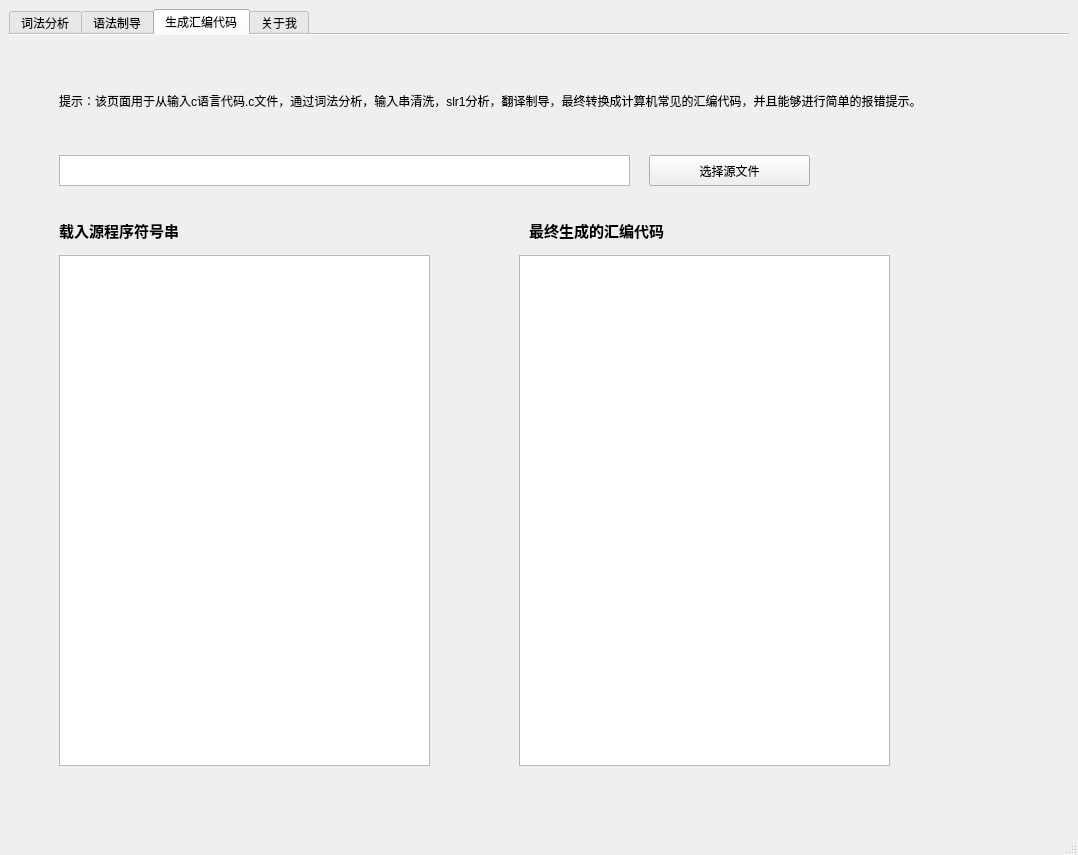
<?xml version="1.0" encoding="UTF-8"?>
<ui version="4.0">
 <class>mainWindow</class>
 <widget class="QMainWindow" name="mainWindow">
  <property name="geometry">
   <rect>
    <x>0</x>
    <y>0</y>
    <width>1078</width>
    <height>855</height>
   </rect>
  </property>
  <property name="windowTitle">
   <string>小型编译器</string>
  </property>
  <widget class="QWidget" name="centralwidget">
   <layout class="QGridLayout" name="gridLayout_4">
    <item row="0" column="0">
     <widget class="QTabWidget" name="tabWidget">
      <property name="layoutDirection">
       <enum>Qt::LeftToRight</enum>
      </property>
      <property name="tabPosition">
       <enum>QTabWidget::North</enum>
      </property>
      <property name="tabShape">
       <enum>QTabWidget::Rounded</enum>
      </property>
      <property name="currentIndex">
       <number>2</number>
      </property>
      <property name="iconSize">
       <size>
        <width>30</width>
        <height>30</height>
       </size>
      </property>
      <property name="elideMode">
       <enum>Qt::ElideMiddle</enum>
      </property>
      <property name="documentMode">
       <bool>true</bool>
      </property>
      <property name="tabsClosable">
       <bool>false</bool>
      </property>
      <property name="movable">
       <bool>false</bool>
      </property>
      <property name="tabBarAutoHide">
       <bool>false</bool>
      </property>
      <widget class="QWidget" name="tab">
       <attribute name="icon">
        <iconset>
         <normaloff>../../../../../chrmoedownload/web_code_48px_1179075_easyicon.net.png</normaloff>../../../../../chrmoedownload/web_code_48px_1179075_easyicon.net.png</iconset>
       </attribute>
       <attribute name="title">
        <string>词法分析</string>
       </attribute>
       <widget class="QTextBrowser" name="tb_analy_res">
        <property name="geometry">
         <rect>
          <x>580</x>
          <y>210</y>
          <width>351</width>
          <height>511</height>
         </rect>
        </property>
        <property name="minimumSize">
         <size>
          <width>0</width>
          <height>0</height>
         </size>
        </property>
       </widget>
       <widget class="QPushButton" name="pb_analy_start">
        <property name="geometry">
         <rect>
          <x>580</x>
          <y>110</y>
          <width>141</width>
          <height>41</height>
         </rect>
        </property>
        <property name="minimumSize">
         <size>
          <width>101</width>
          <height>0</height>
         </size>
        </property>
        <property name="text">
         <string>开始</string>
        </property>
        <property name="icon">
         <iconset>
          <normaloff>../../../../../chrmoedownload/play_button_48px_1201205_easyicon.net.png</normaloff>../../../../../chrmoedownload/play_button_48px_1201205_easyicon.net.png</iconset>
        </property>
        <property name="iconSize">
         <size>
          <width>30</width>
          <height>30</height>
         </size>
        </property>
       </widget>
       <widget class="QPushButton" name="pb_analy_stop">
        <property name="geometry">
         <rect>
          <x>740</x>
          <y>110</y>
          <width>131</width>
          <height>41</height>
         </rect>
        </property>
        <property name="minimumSize">
         <size>
          <width>101</width>
          <height>0</height>
         </size>
        </property>
        <property name="text">
         <string>停止</string>
        </property>
        <property name="icon">
         <iconset>
          <normaloff>../../../../../chrmoedownload/stop_48px_1229026_easyicon.net.png</normaloff>../../../../../chrmoedownload/stop_48px_1229026_easyicon.net.png</iconset>
        </property>
        <property name="iconSize">
         <size>
          <width>30</width>
          <height>30</height>
         </size>
        </property>
       </widget>
       <widget class="QLabel" name="label_4">
        <property name="geometry">
         <rect>
          <x>70</x>
          <y>170</y>
          <width>141</width>
          <height>31</height>
         </rect>
        </property>
        <property name="minimumSize">
         <size>
          <width>101</width>
          <height>0</height>
         </size>
        </property>
        <property name="font">
         <font>
          <family>微软雅黑</family>
          <pointsize>11</pointsize>
          <weight>75</weight>
          <bold>true</bold>
         </font>
        </property>
        <property name="text">
         <string>载入源程序符号串</string>
        </property>
       </widget>
       <widget class="QTextEdit" name="te_filename">
        <property name="geometry">
         <rect>
          <x>70</x>
          <y>110</y>
          <width>251</width>
          <height>31</height>
         </rect>
        </property>
        <property name="minimumSize">
         <size>
          <width>201</width>
          <height>0</height>
         </size>
        </property>
       </widget>
       <widget class="QPushButton" name="pb_analy_choose">
        <property name="geometry">
         <rect>
          <x>340</x>
          <y>110</y>
          <width>161</width>
          <height>31</height>
         </rect>
        </property>
        <property name="minimumSize">
         <size>
          <width>101</width>
          <height>0</height>
         </size>
        </property>
        <property name="text">
         <string>选择源文件</string>
        </property>
        <property name="icon">
         <iconset>
          <normaloff>../../../../red-green-blindness/demo/image/app.ico</normaloff>../../../../red-green-blindness/demo/image/app.ico</iconset>
        </property>
        <property name="iconSize">
         <size>
          <width>30</width>
          <height>30</height>
         </size>
        </property>
       </widget>
       <widget class="QTextEdit" name="tb_analy_input">
        <property name="geometry">
         <rect>
          <x>70</x>
          <y>210</y>
          <width>371</width>
          <height>511</height>
         </rect>
        </property>
        <property name="minimumSize">
         <size>
          <width>201</width>
          <height>0</height>
         </size>
        </property>
       </widget>
       <widget class="QLabel" name="label">
        <property name="geometry">
         <rect>
          <x>70</x>
          <y>30</y>
          <width>731</width>
          <height>51</height>
         </rect>
        </property>
        <property name="text">
         <string>提示：该页面用于词法分析，选择.c源程序，将会输出词法分析后的二元组。并储存在tokens.txt中</string>
        </property>
       </widget>
       <widget class="QLabel" name="label_5">
        <property name="geometry">
         <rect>
          <x>580</x>
          <y>170</y>
          <width>141</width>
          <height>31</height>
         </rect>
        </property>
        <property name="minimumSize">
         <size>
          <width>101</width>
          <height>0</height>
         </size>
        </property>
        <property name="font">
         <font>
          <family>微软雅黑</family>
          <pointsize>11</pointsize>
          <weight>75</weight>
          <bold>true</bold>
         </font>
        </property>
        <property name="text">
         <string>词法分析结果</string>
        </property>
       </widget>
       <widget class="QLabel" name="label_8">
        <property name="geometry">
         <rect>
          <x>480</x>
          <y>400</y>
          <width>61</width>
          <height>61</height>
         </rect>
        </property>
        <property name="text">
         <string/>
        </property>
        <property name="pixmap">
         <pixmap>../../../../../chrmoedownload/right_arrow_48px_1205488_easyicon.net.png</pixmap>
        </property>
       </widget>
      </widget>
      <widget class="QWidget" name="tab_2">
       <attribute name="icon">
        <iconset>
         <normaloff>../../../../../chrmoedownload/gear_48px_1180534_easyicon.net.png</normaloff>../../../../../chrmoedownload/gear_48px_1180534_easyicon.net.png</iconset>
       </attribute>
       <attribute name="title">
        <string>语法制导</string>
       </attribute>
       <layout class="QGridLayout" name="gridLayout">
        <item row="3" column="0">
         <widget class="QTextEdit" name="te_slr_input">
          <property name="html">
           <string>&lt;!DOCTYPE HTML PUBLIC &quot;-//W3C//DTD HTML 4.0//EN&quot; &quot;http://www.w3.org/TR/REC-html40/strict.dtd&quot;&gt;
&lt;html&gt;&lt;head&gt;&lt;meta name=&quot;qrichtext&quot; content=&quot;1&quot; /&gt;&lt;style type=&quot;text/css&quot;&gt;
p, li { white-space: pre-wrap; }
&lt;/style&gt;&lt;/head&gt;&lt;body style=&quot; font-family:'SimSun'; font-size:9pt; font-weight:400; font-style:normal;&quot;&gt;
&lt;p style=&quot; margin-top:12px; margin-bottom:12px; margin-left:0px; margin-right:0px; -qt-block-indent:0; text-indent:0px; line-height:150%;&quot;&gt;&lt;span style=&quot; font-family:'Times New Roman'; font-size:12pt;&quot;&gt;//&lt;/span&gt;&lt;span style=&quot; font-family:'新宋体'; font-size:12pt;&quot;&gt;我是注释&lt;/span&gt;&lt;span style=&quot; font-family:'Times New Roman'; font-size:12pt;&quot;&gt;&lt;br /&gt;void main(){&lt;br /&gt;    int a ;&lt;br /&gt;    a=2*(2+3)-3;&lt;br /&gt;    if (a&amp;lt;3){&lt;br /&gt;        a=100;&lt;br /&gt;    }&lt;br /&gt;    return;&lt;br /&gt;}&lt;/span&gt;&lt;/p&gt;&lt;/body&gt;&lt;/html&gt;</string>
          </property>
         </widget>
        </item>
        <item row="5" column="1" colspan="2">
         <widget class="QTextBrowser" name="tb_slr"/>
        </item>
        <item row="5" column="3" colspan="3">
         <widget class="QTextBrowser" name="tb_quad"/>
        </item>
        <item row="5" column="0">
         <widget class="QTextBrowser" name="tb_table"/>
        </item>
        <item row="3" column="3" colspan="3">
         <widget class="QTextBrowser" name="tb_vn"/>
        </item>
        <item row="4" column="0">
         <widget class="QLabel" name="label_22">
          <property name="minimumSize">
           <size>
            <width>0</width>
            <height>0</height>
           </size>
          </property>
          <property name="font">
           <font>
            <family>微软雅黑</family>
            <pointsize>11</pointsize>
            <weight>75</weight>
            <bold>true</bold>
           </font>
          </property>
          <property name="text">
           <string>slr分析表</string>
          </property>
         </widget>
        </item>
        <item row="4" column="1">
         <widget class="QLabel" name="label_25">
          <property name="minimumSize">
           <size>
            <width>0</width>
            <height>0</height>
           </size>
          </property>
          <property name="font">
           <font>
            <family>微软雅黑</family>
            <pointsize>11</pointsize>
            <weight>75</weight>
            <bold>true</bold>
           </font>
          </property>
          <property name="text">
           <string>分析过程</string>
          </property>
         </widget>
        </item>
        <item row="3" column="1" colspan="2">
         <widget class="QTextBrowser" name="textBrowser_9">
          <property name="minimumSize">
           <size>
            <width>500</width>
            <height>0</height>
           </size>
          </property>
          <property name="html">
           <string>&lt;!DOCTYPE HTML PUBLIC &quot;-//W3C//DTD HTML 4.0//EN&quot; &quot;http://www.w3.org/TR/REC-html40/strict.dtd&quot;&gt;
&lt;html&gt;&lt;head&gt;&lt;meta name=&quot;qrichtext&quot; content=&quot;1&quot; /&gt;&lt;style type=&quot;text/css&quot;&gt;
p, li { white-space: pre-wrap; }
&lt;/style&gt;&lt;/head&gt;&lt;body style=&quot; font-family:'SimSun'; font-size:9pt; font-weight:400; font-style:normal;&quot;&gt;
&lt;p style=&quot; margin-top:12px; margin-bottom:12px; margin-left:0px; margin-right:0px; -qt-block-indent:0; text-indent:0px;&quot;&gt;&lt;span style=&quot; font-family:'宋体'; font-size:10.5pt;&quot;&gt;G[S]:&lt;/span&gt;&lt;/p&gt;
&lt;p style=&quot; margin-top:12px; margin-bottom:12px; margin-left:0px; margin-right:0px; -qt-block-indent:0; text-indent:0px;&quot;&gt;&lt;span style=&quot; font-family:'宋体'; font-size:10.5pt;&quot;&gt;S-&amp;gt;km(){Pr}&lt;/span&gt;&lt;/p&gt;
&lt;p style=&quot; margin-top:12px; margin-bottom:12px; margin-left:0px; margin-right:0px; -qt-block-indent:0; text-indent:0px;&quot;&gt;&lt;span style=&quot; font-family:'宋体'; font-size:10.5pt;&quot;&gt;P-&amp;gt;KAI|KA&lt;/span&gt;&lt;/p&gt;
&lt;p style=&quot; margin-top:12px; margin-bottom:12px; margin-left:0px; margin-right:0px; -qt-block-indent:0; text-indent:0px;&quot;&gt;&lt;span style=&quot; font-family:'宋体'; font-size:10.5pt;&quot;&gt;I-&amp;gt;i(C){A}&lt;/span&gt;&lt;/p&gt;
&lt;p style=&quot; margin-top:12px; margin-bottom:12px; margin-left:0px; margin-right:0px; -qt-block-indent:0; text-indent:0px;&quot;&gt;&lt;span style=&quot; font-family:'宋体'; font-size:10.5pt;&quot;&gt;C-&amp;gt;v&amp;lt;d|v&amp;gt;d&lt;/span&gt;&lt;/p&gt;
&lt;p style=&quot; margin-top:12px; margin-bottom:12px; margin-left:0px; margin-right:0px; -qt-block-indent:0; text-indent:0px;&quot;&gt;&lt;span style=&quot; font-family:'宋体'; font-size:10.5pt;&quot;&gt;K-&amp;gt;kv&lt;/span&gt;&lt;/p&gt;
&lt;p style=&quot; margin-top:12px; margin-bottom:12px; margin-left:0px; margin-right:0px; -qt-block-indent:0; text-indent:0px;&quot;&gt;&lt;span style=&quot; font-family:'宋体'; font-size:10.5pt;&quot;&gt;A-&amp;gt;v=E&lt;/span&gt;&lt;/p&gt;
&lt;p style=&quot; margin-top:12px; margin-bottom:12px; margin-left:0px; margin-right:0px; -qt-block-indent:0; text-indent:0px;&quot;&gt;&lt;span style=&quot; font-family:'宋体'; font-size:10.5pt;&quot;&gt;E-&amp;gt;E+T|E-T|T&lt;/span&gt;&lt;/p&gt;
&lt;p style=&quot; margin-top:12px; margin-bottom:12px; margin-left:0px; margin-right:0px; -qt-block-indent:0; text-indent:0px;&quot;&gt;&lt;span style=&quot; font-family:'宋体'; font-size:10.5pt;&quot;&gt;T-&amp;gt;T*F|T/F|F&lt;/span&gt;&lt;/p&gt;
&lt;p style=&quot; margin-top:12px; margin-bottom:12px; margin-left:0px; margin-right:0px; -qt-block-indent:0; text-indent:0px;&quot;&gt;&lt;span style=&quot; font-family:'宋体'; font-size:10.5pt;&quot;&gt;F-&amp;gt;(E)|d&lt;/span&gt;&lt;/p&gt;
&lt;p style=&quot; margin-top:12px; margin-bottom:12px; margin-left:0px; margin-right:0px; -qt-block-indent:0; text-indent:0px;&quot;&gt;&lt;span style=&quot; font-family:'宋体'; font-size:10.5pt;&quot;&gt;V-&amp;gt;d&lt;/span&gt;&lt;/p&gt;&lt;/body&gt;&lt;/html&gt;</string>
          </property>
         </widget>
        </item>
        <item row="2" column="3" colspan="2">
         <widget class="QLabel" name="label_24">
          <property name="minimumSize">
           <size>
            <width>0</width>
            <height>0</height>
           </size>
          </property>
          <property name="font">
           <font>
            <family>微软雅黑</family>
            <pointsize>11</pointsize>
            <weight>75</weight>
            <bold>true</bold>
           </font>
          </property>
          <property name="text">
           <string>vn、vt、first、follow集合</string>
          </property>
         </widget>
        </item>
        <item row="0" column="0" colspan="3">
         <widget class="QLabel" name="label_2">
          <property name="minimumSize">
           <size>
            <width>27</width>
            <height>61</height>
           </size>
          </property>
          <property name="text">
           <string>提示：该页面用于语法制导翻译，读入词法分析结果的token.txt，并展示first集合，follow集，slr表，和最终的四元组信息</string>
          </property>
         </widget>
        </item>
        <item row="1" column="4">
         <widget class="QPushButton" name="pb_slr_stop">
          <property name="text">
           <string>停止</string>
          </property>
          <property name="icon">
           <iconset>
            <normaloff>../../../../../chrmoedownload/stop_48px_1229026_easyicon.net.png</normaloff>../../../../../chrmoedownload/stop_48px_1229026_easyicon.net.png</iconset>
          </property>
          <property name="iconSize">
           <size>
            <width>30</width>
            <height>30</height>
           </size>
          </property>
         </widget>
        </item>
        <item row="1" column="5">
         <widget class="QPushButton" name="pb_slr_quad">
          <property name="text">
           <string>生成四元组</string>
          </property>
          <property name="icon">
           <iconset>
            <normaloff>../../../../../chrmoedownload/brand_brands_excel_logo_48px_1212964_easyicon.net.png</normaloff>../../../../../chrmoedownload/brand_brands_excel_logo_48px_1212964_easyicon.net.png</iconset>
          </property>
          <property name="iconSize">
           <size>
            <width>30</width>
            <height>30</height>
           </size>
          </property>
         </widget>
        </item>
        <item row="2" column="0">
         <widget class="QLabel" name="label_27">
          <property name="minimumSize">
           <size>
            <width>0</width>
            <height>0</height>
           </size>
          </property>
          <property name="font">
           <font>
            <family>微软雅黑</family>
            <pointsize>11</pointsize>
            <weight>75</weight>
            <bold>true</bold>
           </font>
          </property>
          <property name="text">
           <string>输入源程序字符串</string>
          </property>
         </widget>
        </item>
        <item row="2" column="1">
         <widget class="QLabel" name="label_26">
          <property name="minimumSize">
           <size>
            <width>0</width>
            <height>0</height>
           </size>
          </property>
          <property name="font">
           <font>
            <family>微软雅黑</family>
            <pointsize>11</pointsize>
            <weight>75</weight>
            <bold>true</bold>
           </font>
          </property>
          <property name="text">
           <string>SLR(1)文法</string>
          </property>
         </widget>
        </item>
        <item row="4" column="3">
         <widget class="QLabel" name="label_21">
          <property name="minimumSize">
           <size>
            <width>0</width>
            <height>0</height>
           </size>
          </property>
          <property name="font">
           <font>
            <family>微软雅黑</family>
            <pointsize>11</pointsize>
            <weight>75</weight>
            <bold>true</bold>
           </font>
          </property>
          <property name="text">
           <string>四元组结果</string>
          </property>
         </widget>
        </item>
        <item row="1" column="3">
         <widget class="QPushButton" name="pb_slr_start">
          <property name="text">
           <string>开始分析</string>
          </property>
          <property name="icon">
           <iconset>
            <normaloff>../../../../../chrmoedownload/play_button_48px_1201205_easyicon.net.png</normaloff>../../../../../chrmoedownload/play_button_48px_1201205_easyicon.net.png</iconset>
          </property>
          <property name="iconSize">
           <size>
            <width>30</width>
            <height>30</height>
           </size>
          </property>
         </widget>
        </item>
       </layout>
      </widget>
      <widget class="QWidget" name="tab_3">
       <attribute name="icon">
        <iconset>
         <normaloff>../../../../../chrmoedownload/binary_code_48px_1219813_easyicon.net.png</normaloff>../../../../../chrmoedownload/binary_code_48px_1219813_easyicon.net.png</iconset>
       </attribute>
       <attribute name="title">
        <string>生成汇编代码</string>
       </attribute>
       <widget class="QLabel" name="label_3">
        <property name="geometry">
         <rect>
          <x>50</x>
          <y>40</y>
          <width>901</width>
          <height>51</height>
         </rect>
        </property>
        <property name="text">
         <string>提示：该页面用于从输入c语言代码.c文件，通过词法分析，输入串清洗，slr1分析，翻译制导，最终转换成计算机常见的汇编代码，并且能够进行简单的报错提示。</string>
        </property>
       </widget>
       <widget class="QTextEdit" name="te_analy_input_2">
        <property name="geometry">
         <rect>
          <x>50</x>
          <y>220</y>
          <width>371</width>
          <height>511</height>
         </rect>
        </property>
        <property name="minimumSize">
         <size>
          <width>201</width>
          <height>0</height>
         </size>
        </property>
       </widget>
       <widget class="QPushButton" name="pb_analy_choose_2">
        <property name="geometry">
         <rect>
          <x>640</x>
          <y>120</y>
          <width>161</width>
          <height>31</height>
         </rect>
        </property>
        <property name="minimumSize">
         <size>
          <width>101</width>
          <height>0</height>
         </size>
        </property>
        <property name="text">
         <string>选择源文件</string>
        </property>
        <property name="icon">
         <iconset>
          <normaloff>../../../../red-green-blindness/demo/image/app.ico</normaloff>../../../../red-green-blindness/demo/image/app.ico</iconset>
        </property>
        <property name="iconSize">
         <size>
          <width>30</width>
          <height>30</height>
         </size>
        </property>
       </widget>
       <widget class="QTextEdit" name="te_filename_2">
        <property name="geometry">
         <rect>
          <x>50</x>
          <y>120</y>
          <width>571</width>
          <height>31</height>
         </rect>
        </property>
        <property name="minimumSize">
         <size>
          <width>201</width>
          <height>0</height>
         </size>
        </property>
       </widget>
       <widget class="QLabel" name="label_6">
        <property name="geometry">
         <rect>
          <x>50</x>
          <y>180</y>
          <width>141</width>
          <height>31</height>
         </rect>
        </property>
        <property name="minimumSize">
         <size>
          <width>101</width>
          <height>0</height>
         </size>
        </property>
        <property name="font">
         <font>
          <family>微软雅黑</family>
          <pointsize>11</pointsize>
          <weight>75</weight>
          <bold>true</bold>
         </font>
        </property>
        <property name="text">
         <string>载入源程序符号串</string>
        </property>
       </widget>
       <widget class="QTextBrowser" name="tb_analy_input_3">
        <property name="geometry">
         <rect>
          <x>510</x>
          <y>220</y>
          <width>371</width>
          <height>511</height>
         </rect>
        </property>
        <property name="minimumSize">
         <size>
          <width>201</width>
          <height>0</height>
         </size>
        </property>
       </widget>
       <widget class="QLabel" name="label_7">
        <property name="geometry">
         <rect>
          <x>520</x>
          <y>180</y>
          <width>141</width>
          <height>31</height>
         </rect>
        </property>
        <property name="minimumSize">
         <size>
          <width>101</width>
          <height>0</height>
         </size>
        </property>
        <property name="font">
         <font>
          <family>微软雅黑</family>
          <pointsize>11</pointsize>
          <weight>75</weight>
          <bold>true</bold>
         </font>
        </property>
        <property name="text">
         <string>最终生成的汇编代码</string>
        </property>
       </widget>
       <widget class="QLabel" name="label_9">
        <property name="geometry">
         <rect>
          <x>440</x>
          <y>410</y>
          <width>61</width>
          <height>61</height>
         </rect>
        </property>
        <property name="text">
         <string/>
        </property>
        <property name="pixmap">
         <pixmap>../../../../../chrmoedownload/right_arrow_48px_1205488_easyicon.net.png</pixmap>
        </property>
       </widget>
      </widget>
      <widget class="QWidget" name="tab_4">
       <attribute name="icon">
        <iconset>
         <normaloff>../../../../../chrmoedownload/about_help_smart_watch_35.185520361991px_1225400_easyicon.net.png</normaloff>../../../../../chrmoedownload/about_help_smart_watch_35.185520361991px_1225400_easyicon.net.png</iconset>
       </attribute>
       <attribute name="title">
        <string>关于我</string>
       </attribute>
       <layout class="QGridLayout" name="gridLayout_3"/>
      </widget>
     </widget>
    </item>
   </layout>
  </widget>
  <widget class="QStatusBar" name="statusbar"/>
 </widget>
 <resources/>
 <connections/>
</ui>
